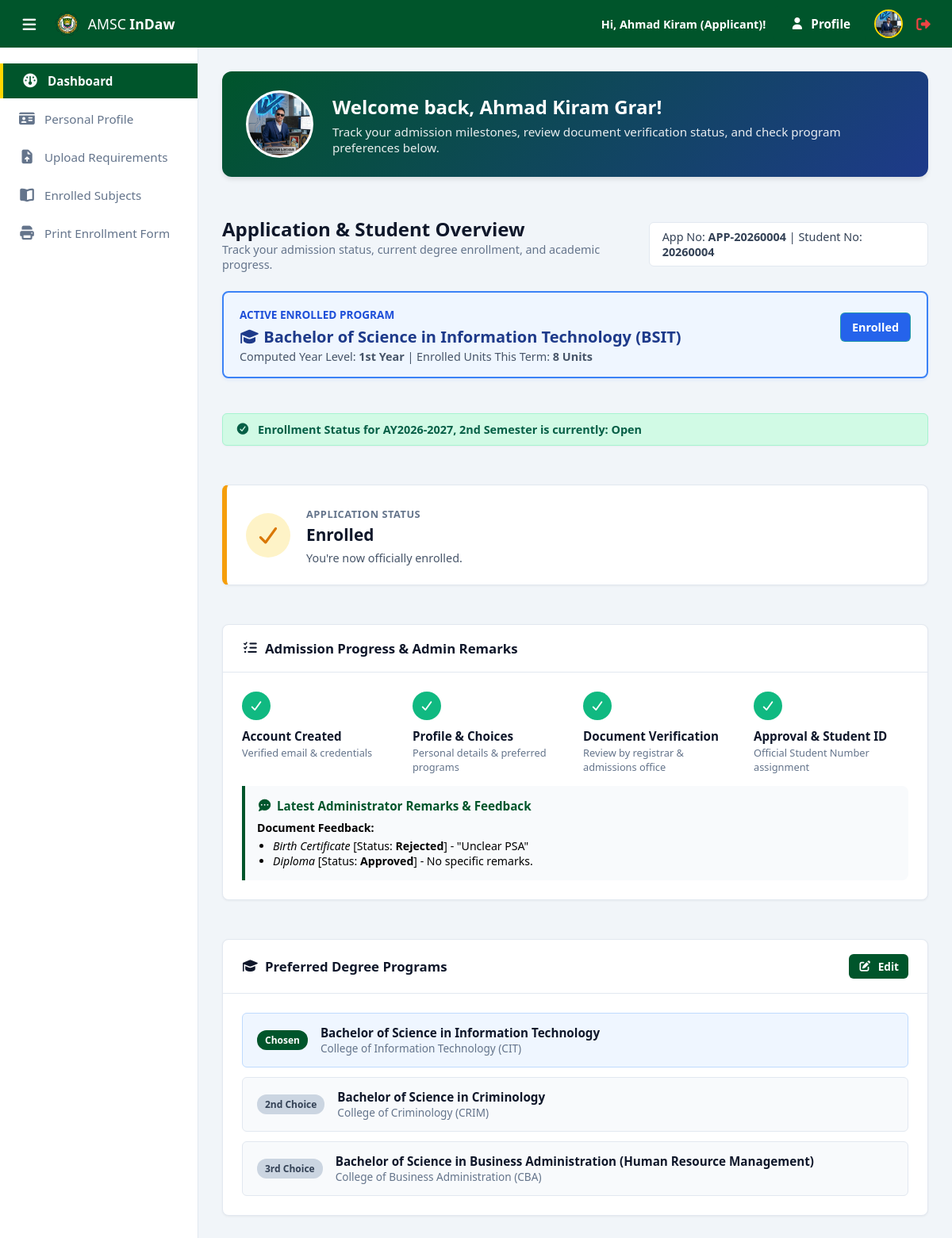
The page /applicant/dashboard.php (signed in) on the database its author committed.
### tables this page shows
CREATE TABLE `applicants` (
  `ApplicantID` int(11) NOT NULL,
  `UserID` int(11) NOT NULL,
  `ApplicationNumber` varchar(30) NOT NULL,
  `FirstName` varchar(50) NOT NULL,
  `MiddleName` varchar(50) DEFAULT NULL,
  `LastName` varchar(50) NOT NULL,
  `ExtName` enum('Jr.','Sr.','II','III','IV','V','VI') DEFAULT NULL,
  `Gender` enum('Male','Female') NOT NULL,
  `BirthDate` date NOT NULL,
  `ContactNumber` varchar(20) NOT NULL,
  `Address` text NOT NULL,
  `PreferredProgramID_1` int(11) NOT NULL,
  `PreferredProgramID_2` int(11) DEFAULT NULL,
  `PreferredProgramID_3` int(11) DEFAULT NULL,
  `ApplicationStatus` enum('Pending','Under Review','Approved','Rejected') DEFAULT 'Pending',
  `SubmittedAt` timestamp NOT NULL DEFAULT current_timestamp(),
  `ProfilePicture` varchar(255) DEFAULT NULL,
  `UpdatedAt` timestamp NOT NULL DEFAULT current_timestamp() ON UPDATE current_timestamp()
);

CREATE TABLE `students` (
  `StudentID` int(11) NOT NULL,
  `ApplicantID` int(11) NOT NULL,
  `StudentNumber` varchar(30) NOT NULL,
  `ProgramID` int(11) NOT NULL,
  `CurriculumID` int(11) NOT NULL,
  `EnrollmentStatus` enum('Pre-Enrolled','Enrolled','Dropped','Graduated') DEFAULT 'Pre-Enrolled',
  `DateEnrolled` date DEFAULT NULL,
  `UpdatedAt` timestamp NOT NULL DEFAULT current_timestamp() ON UPDATE current_timestamp()
);

CREATE TABLE `programs` (
  `ID` int(11) NOT NULL,
  `ProgramCode` varchar(20) NOT NULL,
  `ProgramName` varchar(150) NOT NULL,
  `IsActive` tinyint(1) DEFAULT 1,
  `CollegeID` int(11) NOT NULL,
  `CreatedAt` timestamp NOT NULL DEFAULT current_timestamp(),
  `UpdatedAt` timestamp NOT NULL DEFAULT current_timestamp() ON UPDATE current_timestamp()
);

CREATE TABLE `academic_years` (
  `ID` int(11) NOT NULL,
  `YearCode` varchar(20) NOT NULL,
  `Semester` varchar(20) NOT NULL,
  `IsActive` tinyint(1) DEFAULT 0,
  `CreatedAt` timestamp NOT NULL DEFAULT current_timestamp(),
  `EnrollmentStatus` enum('Open','Closed') DEFAULT 'Closed',
  `UpdatedAt` timestamp NOT NULL DEFAULT current_timestamp() ON UPDATE current_timestamp()
);

CREATE TABLE `applicant_documents` (
  `DocumentID` int(11) NOT NULL,
  `ApplicantID` int(11) NOT NULL,
  `DocumentType` varchar(100) NOT NULL,
  `FilePath` varchar(255) NOT NULL,
  `VerificationStatus` enum('Pending','Approved','Rejected') DEFAULT 'Pending',
  `Remarks` varchar(255) DEFAULT NULL,
  `UploadedAt` timestamp NOT NULL DEFAULT current_timestamp(),
  `UpdatedAt` timestamp NOT NULL DEFAULT current_timestamp() ON UPDATE current_timestamp(),
  `VerifiedBy` int(11) DEFAULT NULL
);

CREATE TABLE `offices` (
  `ID` int(11) NOT NULL,
  `OfficeCode` varchar(20) NOT NULL,
  `OfficeName` varchar(150) NOT NULL,
  `IsActive` tinyint(1) DEFAULT 1,
  `OfficeHead` int(11) DEFAULT NULL,
  `Type` enum('Academic','Administrative') DEFAULT 'Administrative',
  `UpdatedAt` timestamp NOT NULL DEFAULT current_timestamp() ON UPDATE current_timestamp()
);

### applicant/dashboard.php (the view, shortened to what the rows shown need)
<?php
require_once '../config/db.php';
require_once '../config/session_check.php';
$aySql = "SELECT * FROM academic_years WHERE IsActive = 1 LIMIT 1";
$ayRes = mysqli_query($conn, $aySql);
$currentTerm = mysqli_fetch_assoc($ayRes);
$activeTermID = $currentTerm['ID'] ?? 1;
$activeTerm = 'AY' . ($currentTerm['YearCode'] ?? '') . ', ' . ($currentTerm['Semester'] ?? '');
$enrollmentStatus = $currentTerm['EnrollmentStatus'] ?? 'Closed';
function getDegreeCollege($conn, $programID) {
    $sql = "SELECT o.* FROM programs p INNER JOIN offices o ON p.CollegeID = o.ID WHERE p.ID = ? LIMIT 1";
    $stmt = mysqli_prepare($conn, $sql);
    mysqli_stmt_bind_param($stmt, 'i', $programID);
    mysqli_stmt_execute($stmt);
    $result = mysqli_stmt_get_result($stmt);
    return mysqli_fetch_assoc($result) ?? null;
}
function getProgramName($conn, $programID) {
    $sql = "SELECT ProgramName FROM programs WHERE ID = ? LIMIT 1";
    $stmt = mysqli_prepare($conn, $sql);
    mysqli_stmt_bind_param($stmt, 'i', $programID);
    mysqli_stmt_execute($stmt);
    $result = mysqli_stmt_get_result($stmt);
    return mysqli_fetch_assoc($result)['ProgramName'] ?? 'None';
}
$applicantID = $userInfo['ApplicantID'] ?? 0;
$docRemarksList = [];
if ($applicantID) {
    $docRes = mysqli_query($conn, "SELECT DocumentType, VerificationStatus, Remarks FROM applicant_documents WHERE ApplicantID = $applicantID");
    while ($dRow = mysqli_fetch_assoc($docRes)) {
        $docRemarksList[] = $dRow;
    }
}
$studentInfo = null;
$enrolledUnits = 0;
$computedYearLevel = 'N/A';
if ($applicantID) {
    $stSql = "SELECT s.*, p.ProgramCode, p.ProgramName, p.ID as ProgID
              FROM students s
              LEFT JOIN programs p ON s.ProgramID = p.ID
              WHERE s.ApplicantID = ? LIMIT 1";
    $stStmt = mysqli_prepare($conn, $stSql);
    mysqli_stmt_bind_param($stStmt, 'i', $applicantID);
    mysqli_stmt_execute($stStmt);
    $stRes = mysqli_stmt_get_result($stStmt);
    $studentInfo = mysqli_fetch_assoc($stRes);
}
if ($studentInfo && isset($studentInfo['StudentID'])) {
    $studentID = $studentInfo['StudentID'];
    $unitSql = "SELECT COALESCE(SUM(cs.Units), 0) as TotalUnits
                FROM enrollments e
                INNER JOIN classes c ON e.ClassID = c.ID
                INNER JOIN curriculum_subjects cs ON c.CurriculumSubjectID = cs.ID
                WHERE e.StudentID = ? AND c.AcademicYearID = ? AND e.Status = 'Enrolled'";
    $unitStmt = mysqli_prepare($conn, $unitSql);
    mysqli_stmt_bind_param($unitStmt, 'ii', $studentID, $activeTermID);
    mysqli_stmt_execute($unitStmt);
    $unitRes = mysqli_fetch_assoc(mysqli_stmt_get_result($unitStmt));
    $enrolledUnits = floatval($unitRes['TotalUnits'] ?? 0);
    $cumUnitSql = "SELECT COALESCE(SUM(cs.Units), 0) as CumUnits
                   FROM enrollments e
                   INNER JOIN classes c ON e.ClassID = c.ID
                   INNER JOIN curriculum_subjects cs ON c.CurriculumSubjectID = cs.ID
                   WHERE e.StudentID = ? AND (e.Status = 'Enrolled' OR e.Status = 'Completed')";
    $cumStmt = mysqli_prepare($conn, $cumUnitSql);
    mysqli_stmt_bind_param($cumStmt, 'i', $studentID);
    mysqli_stmt_execute($cumStmt);
    $cumRes = mysqli_fetch_assoc(mysqli_stmt_get_result($cumStmt));
    $cumulativeUnits = floatval($cumRes['CumUnits'] ?? 0);
    if ($cumulativeUnits <= 40) {
        $computedYearLevel = '1st Year';
    } elseif ($cumulativeUnits <= 80) {
        $computedYearLevel = '2nd Year';
    } elseif ($cumulativeUnits <= 120) {
        $computedYearLevel = '3rd Year';
    } else {
        $computedYearLevel = '4th Year / Senior';
    }
}
?>
<!DOCTYPE html>
<html lang="en">
<head>
    <?php include "../includes/head.php"; ?>
</head>
<body class="dashboard-body">
    <?php include '../includes/header.php'; ?>
    <div class="dashboard-wrapper">
        <main class="dashboard-content">
            <?php
                $profilePic = !empty($userInfo['ProfilePicture']) ? '../assets/uploads/profiles/' . htmlspecialchars($userInfo['ProfilePicture']) : '../assets/images/default-avatar.png';
                $fullName = trim(($userInfo['FirstName'] ?? '') . ' ' . ($userInfo['LastName'] ?? '')) ?: 'Valued Applicant';
            ?>
            <div class="applicant-hero-card">
                <img src="<?= $profilePic ?>" alt="Profile Picture" class="hero-avatar">
                <div class="hero-info">
                    <h2>Welcome back, <?= htmlspecialchars($fullName) ?>!</h2>
                    <p>Track your admission milestones, review document verification status, and check program preferences below.</p>
                </div>
            </div>
            <div class="content-header" style="margin-top: 0;">
                <div>
                    <h2>Application & Student Overview</h2>
                </div>
                <div class="application-id-badge">
                    <span>App No:</span> <strong><?= htmlspecialchars($userInfo['ApplicationNumber'] ?? 'N/A') ?></strong>
                    <?php if (!empty($studentInfo['StudentNumber'])): ?>
                        | <span>Student No:</span> <strong><?= htmlspecialchars($studentInfo['StudentNumber']) ?></strong>
                    <?php endif; ?>
                </div>
            </div>
            <?php if ($studentInfo && !empty($studentInfo['ProgramName'])): ?>
                <div class="current-program-highlight">
                    <div>
                        <span class="text-muted" style="font-size: 0.85rem; text-transform: uppercase; font-weight: bold; color: #1d4ed8;">Active Enrolled Program</span>
                        <h3 style="margin: 4px 0 2px 0; color: #1e3a8a; font-size: 1.25rem;">
                            <i class="fa-solid fa-graduation-cap"></i> <?= htmlspecialchars($studentInfo['ProgramName']) ?> (<?= htmlspecialchars($studentInfo['ProgramCode']) ?>)
                        </h3>
                        <p style="margin: 0; font-size: 0.9rem; color: #475569;">
                            Computed Year Level: <strong><?= htmlspecialchars($computedYearLevel) ?></strong> | Enrolled Units This Term: <strong><?= $enrolledUnits ?> Units</strong>
                        </p>
                    </div>
                    <div>
                        <span class="badge badge-success" style="padding: 8px 14px; font-size: 0.9rem; background: #2563eb; color: #fff; border-radius: 6px;">
                            <?= htmlspecialchars($studentInfo['EnrollmentStatus'] ?? 'Enrolled') ?>
                        </span>
                    </div>
                </div>
            <?php endif; ?>
            <?php
                $statusLower = strtolower(trim($enrollmentStatus));
                $alertClass = ($statusLower === 'open') ? 'open' : 'closed';
            ?>
            <div class="enrollment-alert-banner <?= $alertClass ?>">
                <span>Enrollment Status for <strong><?= htmlspecialchars($activeTerm) ?></strong> is currently: <strong><?= htmlspecialchars($enrollmentStatus) ?></strong></span>
            </div>
            <?php
                $userStatus = isset($studentInfo) ? $studentInfo['EnrollmentStatus'] : ($userInfo['ApplicationStatus'] ?? 'Pending');
                $statusDescription = 'Complete your profile and submit your credentials.';
                switch ($userStatus) {
                    case 'Enrolled':
                        $statusDescription = "You're now officially enrolled.";
                        break;
                }
            ?>
            <div class="card status-banner status-under-review" style="margin-bottom: 25px;">
                <div class="status-info">
                    <span class="status-label">Application Status</span>
                    <h3 class="status-title"><?= htmlspecialchars($userStatus) ?></h3>
                    <p><?= htmlspecialchars($statusDescription) ?></p>
                </div>
            </div>
            <div class="card" style="margin-bottom: 25px;">
                <div class="card-body">
                    <div class="admin-remarks-box">
                        <?php if (!empty($docRemarksList)): ?>
                            <div style="font-size: 0.88rem;">
                                <ul style="margin: 4px 0 0 20px; padding: 0;">
                                    <?php foreach ($docRemarksList as $d): ?>
                                        <li>
                                            <em><?= htmlspecialchars($d['DocumentType']) ?></em> [Status: <strong><?= htmlspecialchars($d['VerificationStatus']) ?></strong>]
                                            <?= !empty($d['Remarks']) ? '- "' . htmlspecialchars($d['Remarks']) . '"' : '- No specific remarks.' ?>
                                        </li>
                                    <?php endforeach; ?>
                                </ul>
                            </div>
                        <?php elseif (empty($userInfo['Remarks'])): ?>
                            <p style="margin: 0; color: var(--text-muted);">No remarks or feedback recorded from the admissions office yet.</p>
                        <?php endif; ?>
                    </div>
                </div>
            </div>
            <?php
            $program1 = $userInfo['PreferredProgramID_1'] ?? 0;
            $program2 = $userInfo['PreferredProgramID_2'] ?? 0;
            $program3 = $userInfo['PreferredProgramID_3'] ?? 0;
            $college1 = getDegreeCollege($conn, $program1);
            $college2 = getDegreeCollege($conn, $program2);
            $college3 = getDegreeCollege($conn, $program3);
            $chosenProgram = $studentInfo['ProgramID'] ?? 0;
            ?>
            <div class="card">
                <div class="card-body">
                    <div class="program-choices-list">
                        <div class="choice-item <?= $program1 === $chosenProgram ? 'choice-primary' : '' ?>">
                            <div class="choice-details">
                                <h4><?= htmlspecialchars(getProgramName($conn, $program1)) ?></h4>
                                <p><?= htmlspecialchars($college1['OfficeName'] ?? 'Unspecified College') ?> (<?= htmlspecialchars($college1['OfficeCode'] ?? 'N/A') ?>)</p>
                            </div>
                        </div>
                        <div class="choice-item <?= $program2 === $chosenProgram ? 'choice-primary' : '' ?>">
                            <div class="choice-details">
                                <h4><?= htmlspecialchars(getProgramName($conn, $program2)) ?></h4>
                                <p><?= htmlspecialchars($college2['OfficeName'] ?? 'Unspecified College') ?> (<?= htmlspecialchars($college2['OfficeCode'] ?? 'N/A') ?>)</p>
                            </div>
                        </div>
                        <div class="choice-item <?= $program3 === $chosenProgram ? 'choice-primary' : '' ?>">
                            <div class="choice-details">
                                <h4><?= htmlspecialchars(getProgramName($conn, $program3)) ?></h4>
                                <p><?= htmlspecialchars($college3['OfficeName'] ?? 'Unspecified College') ?> (<?= htmlspecialchars($college3['OfficeCode'] ?? 'N/A') ?>)</p>
                            </div>
                        </div>
                    </div>
                </div>
            </div>
        </main>
    </div>
</body>
</html>

### includes/header.php (shortened to what the rows shown need)
<header class="topbar">
    <div class="topbar-right">
        <div class="user-profile-menu">
            <span class="user-name">Hi, <?= !empty($userFirstName) ? $userFirstName : 'User' ?> (<?= $module === 'admin' ? 'Admin' : 'Applicant' ?>)!</span>
            <a href="profile" class="btn btn-primary"><i class="fa-solid fa-user"></i> Profile</a>
            <img src="<?= $userProfilePicture ?>" alt="Profile" class="user-avatar">
            <a href="/amsc_indaw/logout" class="btn-logout" title="Logout">
                <i class="fa-solid fa-right-from-bracket"></i>
            </a>
        </div>
    </div>
</header>

### rows shown on the page
applicants: FirstName "Ahmad Kiram", ProfilePicture (picture), fullName "Ahmad Kiram Grar", ApplicationNumber "APP-20260004", PreferredProgramID_1.ProgramName "Bachelor of Science in Information Technology", PreferredProgramID_2.ProgramName "Bachelor of Science in Criminology", PreferredProgramID_3.ProgramName "Bachelor of Science in Business Administration (Human Resource Management)"
students: StudentNumber "20260004", ProgramID.ProgramName "Bachelor of Science in Information Technology", ProgramID.ProgramCode "BSIT", EnrollmentStatus "Enrolled", EnrollmentStatus "You're now officially enrolled."
academic_years: activeTerm "AY2026-2027, 2nd Semester", EnrollmentStatus "Open"
applicant_documents: DocumentType "Birth Certificate", VerificationStatus "Rejected", Remarks "Unclear PSA"
applicant_documents: DocumentType "Diploma", VerificationStatus "Approved", Remarks "- No specific remarks."
offices: OfficeName "College of Information Technology", OfficeCode "CIT"
offices: OfficeName "College of Criminology", OfficeCode "CRIM"
offices: OfficeName "College of Business Administration", OfficeCode "CBA"

### other values the page prints
$computedYearLevel "1st Year"
$enrolledUnits "8"
